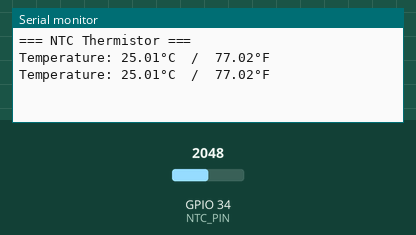
Recording of a sketch running on a simulated ESP32. On the bench: the last lines printed to the serial monitor. The test bench sets the inputs (shaded band); at power-on: GPIO 34 (NTC_PIN) = 2048.

Above: at 1.2 s.
1.3 s: GPIO 34 (NTC_PIN) set to 2866
At 2.6 s:
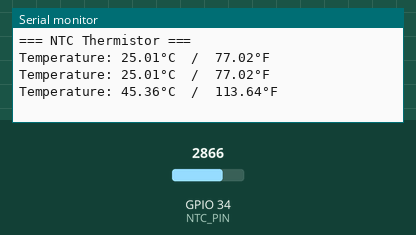
2.8 s: GPIO 34 (NTC_PIN) set to 3603
At 3.8 s:
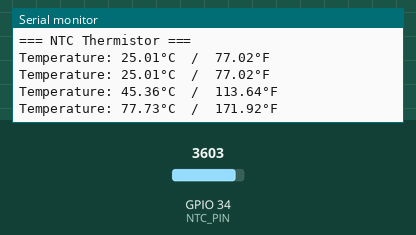
Timing chart, 0 to 5.8 s (numbered marks = the images above; inputs shaded):
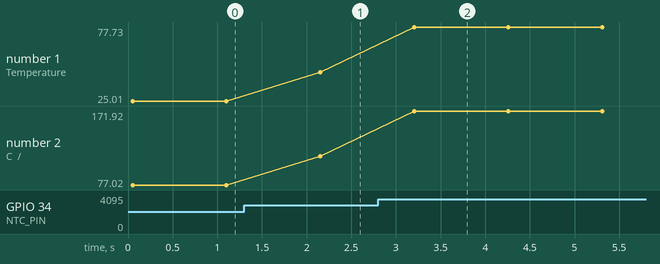

The sketch:

NTC_Sensor.ino
```cpp
/**
 * S9 — NTC Thermistor Temperature Sensor
 * ========================================
 * Board : AI Thinker ESP32-CAM
 *
 * Wiring (voltage divider):
 *   3.3V → [10kΩ series resistor] → GPIO 34 → [NTC 10k] → GND
 *
 * Typical NTC 10k specs: Nominal 10kΩ @ 25°C, B-coeff 3950.
 * Check your thermistor datasheet for exact B value.
 */
#define NTC_PIN     34
#define SERIES_R    10000.0f
#define NOMINAL_R   10000.0f
#define NOMINAL_T   25.0f
#define B_COEFF     3950.0f

float readTempC() {
  long s = 0;
  for (int i = 0; i < 10; i++) { s += analogRead(NTC_PIN); delay(5); }
  float r = SERIES_R * (4095.0f / (float)s * 10 - 1.0f);
  float t = log(r / NOMINAL_R) / B_COEFF + 1.0f / (NOMINAL_T + 273.15f);
  return 1.0f / t - 273.15f;
}

void setup() {
  Serial.begin(115200);
  Serial.println("=== NTC Thermistor ===");
}

void loop() {
  float c = readTempC();
  Serial.printf("Temperature: %.2f°C  /  %.2f°F\n", c, c * 9 / 5 + 32);
  delay(1000);
}
```

Measured:
- after the input at 1.3 s, the serial monitor: prints a new line after 0.85 s (image 1)
- after the input at 2.8 s, the serial monitor: prints a new line after 0.41 s (image 2)
- plotted number 1: 25.01 → 45.36 after the input at 1.3 s, 45.36 → 77.73 after the input at 2.8 s
- plotted number 2: 77.02 → 113.64 after the input at 1.3 s, 113.64 → 171.92 after the input at 2.8 s
